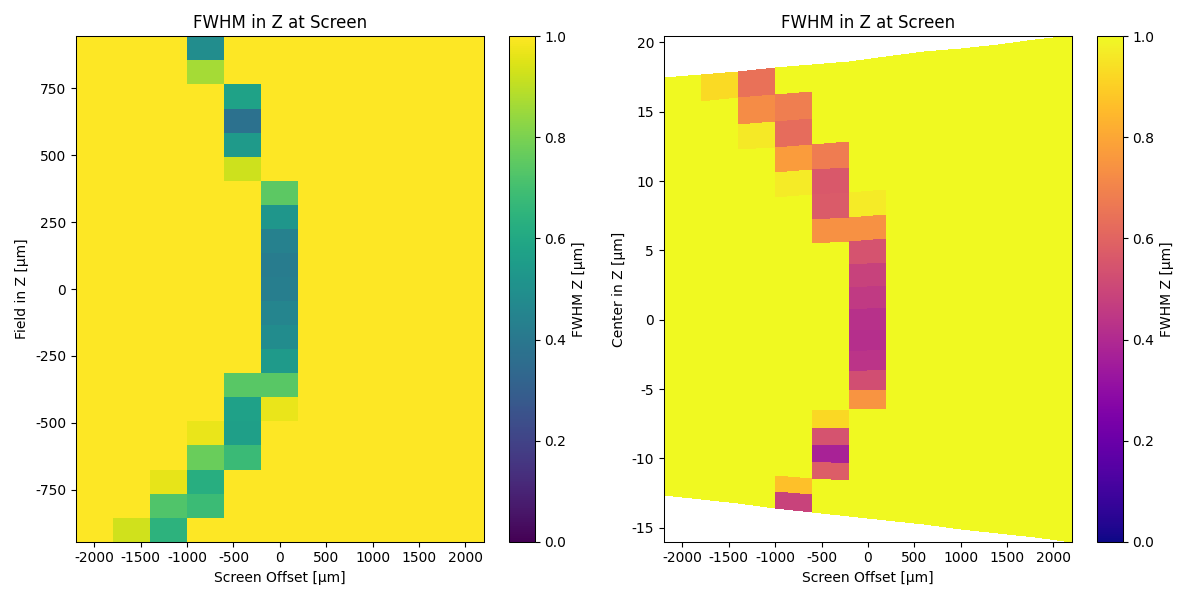

Reproduce this figure in Python.
# -*- coding: utf-8 -*-

import numpy as np
import sys
import os
# sys.path.append(r"/Users/lhuang/Documents/GitHub/xrt")
# sys.path.append(r"c:/GitHub/xrt")
sys.path.append(os.path.join('..', '..', '..'))
# from lei_oes import ConvexHyperbolicCylindricalMirrorXMF
import xrt.backends.raycing.sources as rsources
import xrt.backends.raycing.screens as rscreens
import xrt.backends.raycing.materials as rmats
import xrt.backends.raycing.materials_elemental as rmatsel
import xrt.backends.raycing.materials_compounds as rmatsco
import xrt.backends.raycing.materials_crystals as rmatscr
import xrt.backends.raycing.oes as roes
import xrt.backends.raycing.apertures as rapts
import xrt.backends.raycing.run as rrun
import xrt.backends.raycing as raycing
import xrt.plotter as xrtplot
import xrt.runner as xrtrun

import matplotlib.pyplot as plt

def _fwhm_from_hist(x, bins=201, rng=None, baseline=0.0):
    """
    Compute FWHM from 1D samples by histogramming and linearly
    interpolating the half-max crossings. Returns (width, xL, xR).
    """
    h, edges = np.histogram(x, bins=bins, range=rng)
    c = 0.5 * (edges[:-1] + edges[1:])

    # Peak & half level (with baseline)
    i_max = np.argmax(h)
    y_max = h[i_max]
    half = baseline + 0.5 * (y_max - baseline)

    # Left side crossing
    i_left = np.where(h[:i_max+1] <= half)[0]
    if i_left.size == 0:
        xL = c[0]
    else:
        i1 = i_left[-1]
        i2 = min(i1 + 1, i_max)
        xL = c[i1] + (half - h[i1]) * (c[i2] - c[i1]) / (h[i2] - h[i1] + 1e-30)

    # Right side crossing
    seg = h[i_max:]
    i_right = np.where(seg <= half)[0]
    if i_right.size == 0:
        xR = c[-1]
    else:
        j2 = i_right[0] + i_max
        j1 = max(j2 - 1, i_max)
        xR = c[j1] + (half - h[j1]) * (c[j2] - c[j1]) / (h[j2] - h[j1] + 1e-30)
        
    # Use the centoid of the histogram as the center of the distribution
    cz = np.sum(c * h) / np.sum(h) if np.sum(h) > 0 else 0.0

    return (xR - xL), xL, xR, cz


def fwhm_from_samples(samples, bins=201, range=None, baseline=0.0):
    """Tiny convenience wrapper."""
    return _fwhm_from_hist(np.asarray(samples, dtype=float),
                           bins=bins, rng=range, baseline=baseline)


# ===========================================================

m1_theta = 4.7789e-3
m1_p = 1462.3153
m1_q = 50.2872
m1_lu = 14.8386
m1_ld = 14.8386
m1_l = m1_lu + m1_ld

m2_theta = 4.6097e-3
m2_p = 25.2116
m2_q = 12.6228
m2_lu = 9.2254
m2_ld = 6.6207

src_dx = 145.2e-3/5/2.355 # calculate RMS from FWHM
src_dz = 145.2e-3/5/2.355 # calculate RMS from FWHM

src_dxprime = 0.52e-3/2.355 # calculate RMS from FWHM
src_dzprime = 0.52e-3/2.355 # calculate RMS from FWHM

source_y0 = - m1_p * np.cos(m1_theta)
source_z0 = m1_p * np.sin(m1_theta)

m2_y = (m1_q - m2_p) * np.cos(m1_theta)
m2_z = (m1_q - m2_p) * np.sin(m1_theta)


def build_beamline(field_z = 0e-3, scr_offset = 0e-3): # field size in z direction

    # Update the source position based on the field size in z direction
    source_y = source_y0 + field_z * np.sin(m1_theta)
    source_z = source_z0 + field_z * np.cos(m1_theta)

    ca = (m1_theta + field_z/m1_p)*m1_l

    # Update the screen position based on the screen offset
    scr_y = m2_y + (m2_q + scr_offset) * np.cos(m1_theta + 2 * m2_theta)
    scr_z = m2_z + (m2_q + scr_offset) * np.sin(m1_theta + 2 * m2_theta)

    # ===========================================================

    beamLine = raycing.BeamLine()

    beamLine.geometricSource = rsources.GeometricSource(
        bl=beamLine,
        name="GS",
        center=[0, source_y, source_z],
        pitch=-m1_theta,
        nrays=500_000,
        dx=src_dx,
        dz=src_dz,
        dxprime=src_dxprime,
        dzprime=src_dzprime)

    beamLine.mask1 = rapts.RectangularAperture(
        bl=beamLine,
        name=r"Mask",
        center=[0, 0, 0],
        opening=[-10.0, 10.0, -ca/2, ca/2*1.2],
        x=[1.0, 0.0, 0.0],
        z=[0.0, 0.0, 1.0])

    beamLine.m1 = roes.ConcaveEllipticCylindricalMirrorXMF(
        bl=beamLine,
        name="HM",
        center=[0, 0, 0],
        theta=m1_theta,
        limPhysX=[-10.0, 10.0],
        limPhysY=[-m1_lu, m1_ld],
        p=m1_p,
        q=m1_q,
        )

    beamLine.m2 = roes.ConcaveHyperbolicCylindricalMirrorXMF(
        bl=beamLine,
        name="EM",
        center=[0, m2_y, m2_z],
        theta=m2_theta,
        extraPitch = m1_theta + m2_theta,
        limPhysX=[-10.0, 10.0],
        limPhysY=[-m2_lu, m2_ld],
        p=m2_p,
        q=m2_q,
        )

    beamLine.screen = rscreens.Screen(
        bl=beamLine,
        name="SCR",
        center=[0, scr_y, scr_z],
        z=[0, -np.sin(m1_theta+2*m2_theta), np.cos(m1_theta+2*m2_theta)]
    )

    return beamLine


def run_process(beamLine):
    geometricSource01beamGlobal01 = beamLine.geometricSource.shine()

    mask1_local = beamLine.mask1.propagate(
        beam=geometricSource01beamGlobal01)

    m1Param01beamGlobal01, m1Param01beamLocal01 = beamLine.m1.reflect(
        beam=geometricSource01beamGlobal01)

    m2Param01beamGlobal01, m2Param01beamLocal01 = beamLine.m2.reflect(
        beam=m1Param01beamGlobal01)

    screen01beamLocal01 = beamLine.screen.expose(
        beam=m2Param01beamGlobal01)

    outDict = {
        'geometricSource01beamGlobal01': geometricSource01beamGlobal01,
        'mask1Local': mask1_local,
        'm1Param01beamGlobal01': m1Param01beamGlobal01,
        'm1Param01beamLocal01': m1Param01beamLocal01,
        'm2Param01beamGlobal01': m2Param01beamGlobal01,
        'm2Param01beamLocal01': m2Param01beamLocal01,
        'screen01beamLocal01': screen01beamLocal01}
    beamLine.prepare_flow()
    
    # === FWHM at screen (local coordinates) ==============================
    # Keep only good rays
    b = screen01beamLocal01
    # XRT typically flags good rays with state == 1
    good = (b.state == 1)

    x = b.x[good]   # meters
    z = b.z[good]   # meters
    xr = (np.nanmin(x), np.nanmax(x))
    zr = (np.nanmin(z), np.nanmax(z))

    fwhm_x, xL, xR, _ = fwhm_from_samples(x, bins=min([round(np.sum(good)/100), 512]), range=xr, baseline=0.0)
    fwhm_z, zL, zR, _ = fwhm_from_samples(z, bins=min([round(np.sum(good)/100), 512]), range=zr, baseline=0.0)

    print(f"[Screen @ local]  FWHM_x = {fwhm_x:.6e} mm  ({fwhm_x*1e3:.3f} µm)")
    print(f"[Screen @ local]  FWHM_z = {fwhm_z:.6e} mm  ({fwhm_z*1e3:.3f} µm)")
    # =====================================================================
    
    beamLine.fwhm_x = fwhm_x
    beamLine.fwhm_z = fwhm_z
    beamLine.screen01beamLocal01 = screen01beamLocal01

    return outDict

rrun.run_process = run_process


def define_plots():
    plots = []

    Source = xrtplot.XYCPlot(
        beam=r"geometricSource01beamGlobal01",
        xaxis=xrtplot.XYCAxis(
            label=r"x",
            fwhmFormatStr=r"%.3f",
            unit="um",
            factor=1e3),
        yaxis=xrtplot.XYCAxis(
            label=r"z",
            fwhmFormatStr=r"%.3f",
            # limits=[source_z0*1e3-1500, source_z0*1e3+1500],
            # offset=source_z0*1e3,
            unit="um",
            factor=1e3),
        caxis=xrtplot.XYCAxis(
            label=r"energy",
            unit=r"eV"),
        title=r"Source",
        aspect="equal")
    plots.append(Source)

    M1Footprint = xrtplot.XYCPlot(
        beam=r"m1Param01beamLocal01",
        xaxis=xrtplot.XYCAxis(
            label=r"x",
            fwhmFormatStr=r"%.3f",
            # limits=[-1_000, 1_000],
            unit="um",
            factor=1e3),
        yaxis=xrtplot.XYCAxis(
            label=r"y",
            fwhmFormatStr=r"%.3f",
            limits=[-m1_lu*1e3, m1_ld*1e3],
            unit="um",
            factor=1e3),
        caxis=xrtplot.XYCAxis(
            label=r"energy",
            unit=r"eV"),
        title=r"Footprint",
        aspect="auto")
    plots.append(M1Footprint)
    
    M2Footprint = xrtplot.XYCPlot(
        beam=r"m2Param01beamLocal01",
        xaxis=xrtplot.XYCAxis(
            label=r"x",
            fwhmFormatStr=r"%.3f",
            # limits=[-5_000, 5_000],
            unit="um",
            factor=1e3),
        yaxis=xrtplot.XYCAxis(
            label=r"y",
            fwhmFormatStr=r"%.3f",
            limits=[-m2_lu*1e3, m2_ld*1e3],
            unit="um",
            factor=1e3),
        caxis=xrtplot.XYCAxis(
            label=r"energy",
            unit=r"eV"),
        title=r"Footprint",
        aspect="auto")
    plots.append(M2Footprint)

    Focus = xrtplot.XYCPlot(
        beam=r"screen01beamLocal01",
        xaxis=xrtplot.XYCAxis(
            label=r"x",
            fwhmFormatStr=r"%.3f",
            unit="um",
            factor=1e3),
        yaxis=xrtplot.XYCAxis(
            label=r"z",
            fwhmFormatStr=r"%.3f",
            unit="um",
            factor=1e3),
        caxis=xrtplot.XYCAxis(
            label=r"energy",
            unit=r"eV"),
        aspect=r"auto",
        title=r"Focus")
    plots.append(Focus)

    return plots


def main():

    fwhm_x_um = []
    fwhm_z_um = []
    field_z_um = np.linspace(-900, 900, 21)
    scr_offsets_um = np.linspace(-2000, 2000, 11)

    cz2d = np.zeros((len(field_z_um), len(scr_offsets_um)))
    fwhm_z2d = np.zeros((len(field_z_um), len(scr_offsets_um)))
    for idx_z, field_z in enumerate(field_z_um * 1e-3):
        for idx_so, scr_offset in enumerate(scr_offsets_um * 1e-3):

            beamLine = build_beamline(field_z, scr_offset)

            E0 = list(beamLine.geometricSource.energies)[0]
            beamLine.alignE = E0
            # plots = define_plots()
            xrtrun.run_ray_tracing(
                #plots=plots,
                repeats=1,
                processes=1,
                backend=r"raycing",
                beamLine=beamLine)
            # beamLine.glow()
            fwhm_x_um.append(beamLine.fwhm_x*1e3)
            fwhm_z_um.append(beamLine.fwhm_z*1e3)

            # === FWHM at screen (local coordinates) ==============================

            # Keep only good rays
            b = beamLine.screen01beamLocal01
            # XRT typically flags good rays with state == 1
            good = b.state == 1
            print(f"[good]  good = {np.sum(good)}")

            x = b.x[good]   # meters
            z = b.z[good]   # meters
            xr = (np.nanmin(x), np.nanmax(x))
            zr = (np.nanmin(z), np.nanmax(z))

            fwhm_x, _, _, _ = fwhm_from_samples(x, bins=min(round(np.sum(good)/100), 512), range=xr, baseline=0.0)
            fwhm_z, zL, zR, cz = fwhm_from_samples(z, bins=min([round(np.sum(good)/100), 512]), range=zr, baseline=0.0)

            print(f"[Screen @ local]  FWHM_x = {fwhm_x:.6e} mm  ({fwhm_x*1e3:.3f} µm)")
            print(f"[Screen @ local]  FWHM_z = {fwhm_z:.6e} mm  ({fwhm_z*1e3:.3f} µm)")
            print(f"[Screen @ local]  cz = {cz:.6e} mm  ({cz*1e3:.3f} µm)")

            cz2d[idx_z, idx_so] = cz
            fwhm_z2d[idx_z, idx_so] = fwhm_z

    # Plotting the results
    fig, axes = plt.subplots(1, 2, figsize=(12, 6))

    field_z2d_um, scr_offsets2d_um = np.meshgrid(field_z_um, scr_offsets_um, indexing='ij')
    c = axes[0].pcolormesh(scr_offsets2d_um, field_z2d_um, fwhm_z2d*1e3, shading="auto", cmap="viridis")
    axes[0].set_xlabel('Screen Offset [µm]')
    axes[0].set_ylabel('Field in Z [µm]')
    axes[0].set_title('FWHM in Z at Screen')
    fig.colorbar(c, ax=axes[0], label='FWHM Z [µm]')
    c.set_clim(vmin=0, vmax=1.0)

    c = axes[1].pcolormesh(scr_offsets2d_um, cz2d*1e3, fwhm_z2d*1e3, shading="auto", cmap="plasma")
    axes[1].set_xlabel("Screen Offset [µm]")
    axes[1].set_ylabel("Center in Z [µm]")
    axes[1].set_title("FWHM in Z at Screen")
    fig.colorbar(c, ax=axes[1], label="FWHM Z [µm]")
    c.set_clim(vmin=0, vmax=1.0)

    plt.tight_layout()

    # Save the figure in the current script directory
    script_dir = os.path.dirname(os.path.abspath(__file__))
    fig_path = os.path.join(
        script_dir, "XRF Reverse Confocal Microscope 6-mm-wd HAKB-I-Screen-offset.png"
    )
    fig.savefig(fig_path)
    print(f"Figure saved to: {fig_path}")

    plt.show()

if __name__ == '__main__':
    main()
